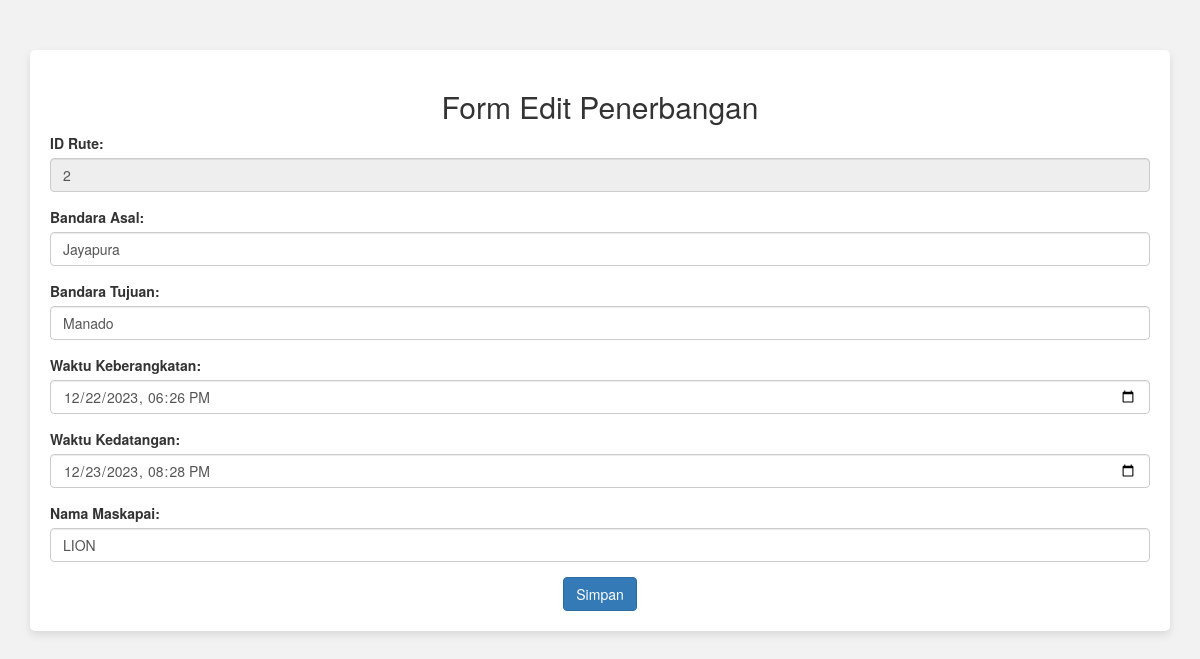
Page /index.php/Penerbangan_ctrl/edit/2 on the committed database.
### tables this page shows
CREATE TABLE `rute_penerbangan` (
  `id_rute` int(11) NOT NULL,
  `bandara_asal` varchar(50) DEFAULT NULL,
  `bandara_tujuan` varchar(50) DEFAULT NULL,
  `waktu_keberangkatan` datetime DEFAULT NULL,
  `waktu_kedatangan` datetime DEFAULT NULL,
  `Maskapai` varchar(255) NOT NULL
);

### application/controllers/Penerbangan_ctrl.php (called while the page is built, shortened)
<?php
class Penerbangan_ctrl extends CI_Controller {
    public function __construct() {
        $this->load->model('Penerbangan_model');
    }
public function edit($id_rute) {
    $data['penerbangan'] = $this->Penerbangan_model->get_penerbangan_by_id($id_rute);
    $this->load->view('edit_penerbangan', $data);
}
}
?>

### index.php (called while the page is built, shortened)
<?php
require_once BASEPATH.'core/CodeIgniter.php';

### application/models/penerbangan_model.php (called while the page is built, shortened)
<?php
class Penerbangan_model extends CI_Model {
    public function get_penerbangan_by_id($id_rute) {
        $this->db->where('id_rute', $id_rute);
        $query = $this->db->get('rute_penerbangan');
        return $query->row_array();
    }
}
?>

### application/views/edit_penerbangan.php (the view, shortened to what this page needs)
<!DOCTYPE html>
<html lang="en">
<head>
    <link rel="stylesheet" href="https://stackpath.bootstrapcdn.com/bootstrap/3.4.1/css/bootstrap.min.css">
</head>
<body>
    <div class="container">
        <div class="card">
            <h2 class="text-center">Form Edit Penerbangan</h2>
            <form action="<?php echo base_url('index.php/Penerbangan_ctrl/update/') . $penerbangan['id_rute']; ?>" method="post">
            <div class="form-group">
                    <label for="id_rute">ID Rute:</label>
                    <input type="text" class="form-control" name="id_rute" value="<?php echo $penerbangan['id_rute']; ?>" disabled>
                </div>
                <div class="form-group">
                    <label for="bandara_asal">Bandara Asal:</label>
                    <input type="text" class="form-control" name="bandara_asal" value="<?php echo $penerbangan['bandara_asal']; ?>">
                </div>
                <div class="form-group">
                    <label for="bandara_tujuan">Bandara Tujuan:</label>
                    <input type="text" class="form-control" name="bandara_tujuan" value="<?php echo $penerbangan['bandara_tujuan']; ?>">
                </div>
                <div class="form-group">
                    <label for="waktu_keberangkatan">Waktu Keberangkatan:</label>
                    <input type="datetime-local" class="form-control" name="waktu_keberangkatan" value="<?php echo $penerbangan['waktu_keberangkatan']; ?>">
                </div>
                <div class="form-group">
                    <label for="waktu_kedatangan">Waktu Kedatangan:</label>
                    <input type="datetime-local" class="form-control" name="waktu_kedatangan" value="<?php echo $penerbangan['waktu_kedatangan']; ?>">
                </div>
                <div class="form-group">
                    <label for="maskapai">Nama Maskapai:</label>
                    <input type="text" class="form-control" name="Maskapai" value="<?php echo $penerbangan['Maskapai']; ?>">
                </div>
                <div class="text-center">
                    <button type="submit" class="btn btn-primary">Simpan</button>
                </div>
            </form>
        </div>
    </div>
</body>
</html>

### application/views/edit_penerbangan.php (style rules this page uses)
body { background-color: #f2f2f2; }
.container { margin-top: 50px; }
.card { border-radius: 5px; transition: box-shadow 0.3s ease-in-out; padding: 20px; box-shadow: 0 4px 8px rgba(0, 0, 0, 0.1); background-color: #fff; }
.form-group { margin-bottom: 15px; }

### rows in the picture
rute_penerbangan: id_rute "2", bandara_asal "Jayapura", bandara_tujuan "Manado", waktu_keberangkatan "12/22/2023 18:26", waktu_kedatangan "12/23/2023 20:28", Maskapai "LION"
